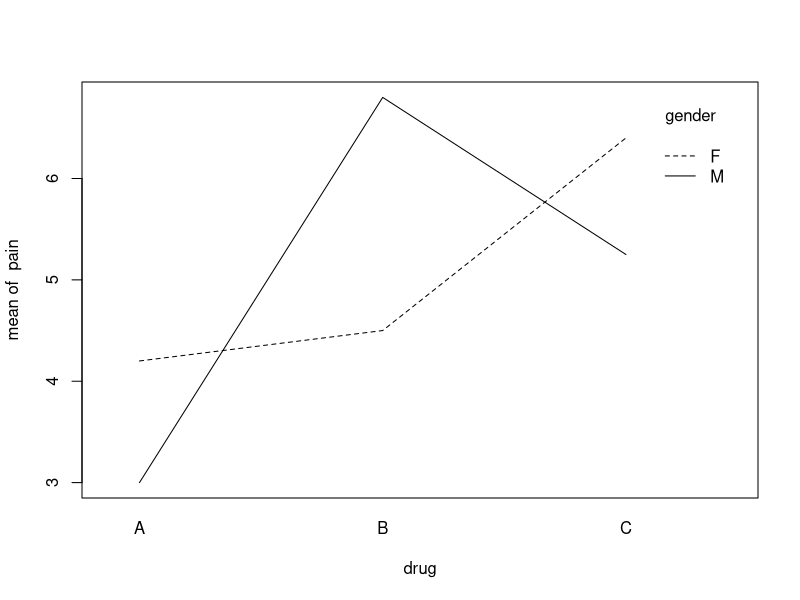
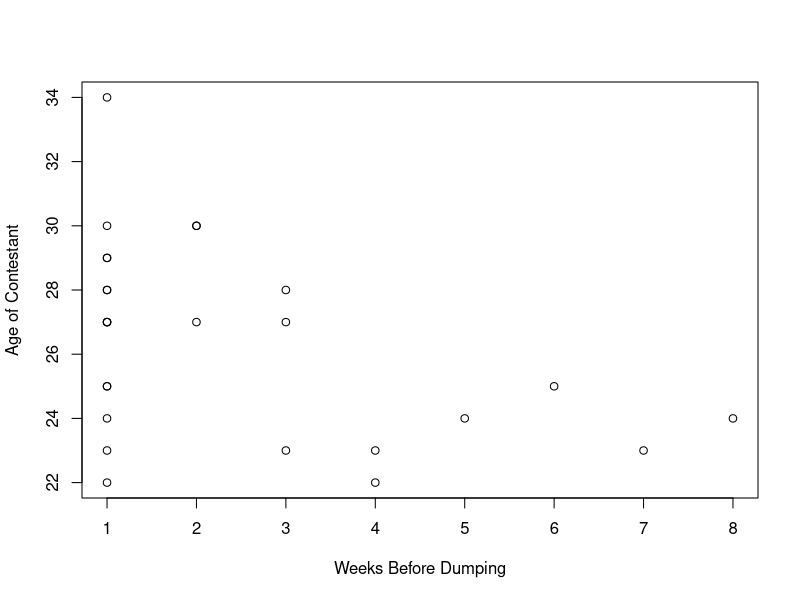

These figures' R source, in order:
#Independent-Samples T-test
#Create variables
Women = c(99, 85, 78, 93, 95, 87)
Men = c(72, 75, 70, 68, 70, 80)
#T-test to see if men and women's scores significantly differ
t.test(Women,Men,alternative="two.sided") 

#One-sample t-test to see if women scored significantly lower than 95% on the test
t.test(Women, alternative = "less", mu = 95)

#One-way analysis of variance
#Read sample pain score data into R
pain = c(4, 5, 4, 3, 2, 4, 3, 4, 4, 6, 8, 4, 5, 4, 6, 5, 8, 6, 6, 7, 6, 6, 7, 5, 6, 5, 5)
gender = c("F", "F", "F", "M", "M", "M", "M", "F", "F", "M", "M", "F", "F", "F", "M", "F", "M", "M", "M", "F", "F", "F", "F", "M", "F", "M", "M")
#Code the data according to which drug is associated with the score
drug = c(rep("A",9), rep("B",9), rep("C",9))
#Create data frame with pain scores, coded by which drug the patient took
migraine = data.frame(pain,drug)
#Look at our data frame
migraine
#Run a one-way ANOVA
results = aov(pain ~ drug, data=migraine)
summary(results)

#Post hoc analysis using Tukey's HSD
TukeyHSD(results, conf.level = 0.95)

#Add column full of gender info to migraine dataset
migraine$gender <- c("F", "F", "F", "M", "M", "M", "M", "F", "F", "M", "M", "F", "F", "F", "M", "F", "M", "M", "M", "F", "F", "F", "F", "M", "F", "M", "M")
migraine

#Run two-way ANOVA using gender and drug as factors
results = aov(pain ~ drug*gender, data=migraine)
summary(results)

#Post hoc analysis on two-way ANOVA
TukeyHSD(results, conf.level = 0.95)

#Plot the interaction for our two-way ANOVA
interaction.plot(drug, gender, pain)

#Create bachelor dataset for correlation demo
weeks = c(8,7,6,5,4,4,3,3,3,2,2,2,1,1,1,1,1,1,1,1,1,1,1,1,1,1)
age = c(24,23,25,24,23,22,27,28,23,30,27,30,24,27,29,30,27,29,25,34,27,22,25,28,28,23)
bachelor = data.frame(weeks, age)
bachelor

#Run test of correlation on bachelor data - default method is Pearson correlation
cor.test(bachelor$weeks, bachelor$age)
plot(bachelor$weeks, bachelor$age, xlab="Weeks Before Dumping", ylab="Age of Contestant") 

#Supplemental: Another kind of post hoc test (pairwise t-tests with a bonferroni correction) on the migraine dataset
pairwise.t.test(pain, drug, p.adjust="bonferroni")

#Supplemental: Another way to do a t-test on the migraine dataset
with(migraine, t.test(pain[drug == "A"], pain[drug == "B"]))
